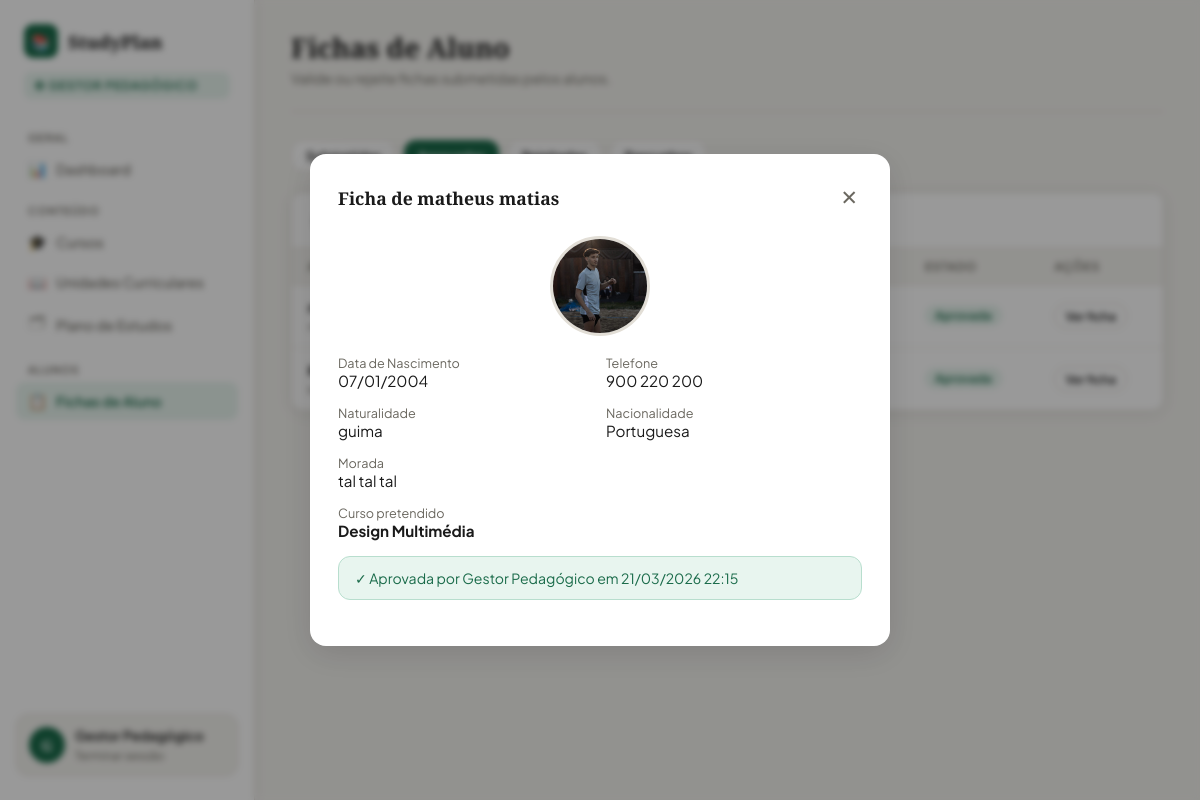
Screenshot of /admin/fichas.php?ver=2&filtro=aprovada (signed in) with the database file from the repository.
### tables this page shows
CREATE TABLE `fichas_aluno` (
  `id` int(11) NOT NULL,
  `utilizador_id` int(11) NOT NULL,
  `curso_id` int(11) DEFAULT NULL,
  `data_nascimento` date DEFAULT NULL,
  `telefone` varchar(20) DEFAULT NULL,
  `morada` text DEFAULT NULL,
  `naturalidade` varchar(100) DEFAULT NULL,
  `nacionalidade` varchar(100) DEFAULT 'Portuguesa',
  `foto` varchar(255) DEFAULT NULL,
  `estado` enum('rascunho','submetida','aprovada','rejeitada') DEFAULT 'rascunho',
  `observacoes` text DEFAULT NULL,
  `validado_por` int(11) DEFAULT NULL,
  `validado_em` timestamp NULL DEFAULT NULL,
  `criado_em` timestamp NOT NULL DEFAULT current_timestamp(),
  `atualizado_em` timestamp NOT NULL DEFAULT current_timestamp() ON UPDATE current_timestamp()
);

CREATE TABLE `utilizadores` (
  `id` int(11) NOT NULL,
  `nome` varchar(150) NOT NULL,
  `email` varchar(150) NOT NULL,
  `senha` varchar(255) NOT NULL,
  `perfil` enum('aluno','funcionario','gestor') NOT NULL DEFAULT 'aluno',
  `ativo` tinyint(1) DEFAULT 1,
  `criado_em` timestamp NOT NULL DEFAULT current_timestamp()
);

CREATE TABLE `cursos` (
  `id` int(11) NOT NULL,
  `nome` varchar(150) NOT NULL,
  `descricao` text DEFAULT NULL,
  `duracao_anos` int(11) DEFAULT 3,
  `ativo` tinyint(1) DEFAULT 1,
  `criado_por` int(11) DEFAULT NULL,
  `criado_em` timestamp NOT NULL DEFAULT current_timestamp()
);

### admin/fichas.php (the view, shortened to what this page needs)
<?php
$db = getDB();
$filtro = $_GET['filtro'] ?? 'submetida';
$fichas = $db->prepare("SELECT f.*,u.nome,u.email,c.nome as curso,v.nome as validador FROM fichas_aluno f JOIN utilizadores u ON f.utilizador_id=u.id LEFT JOIN cursos c ON f.curso_id=c.id LEFT JOIN utilizadores v ON f.validado_por=v.id WHERE f.estado=? ORDER BY f.atualizado_em DESC");
$fichas->execute([$filtro]);
$fichas = $fichas->fetchAll();
$ver = null;
if (isset($_GET['ver'])) {
    $s=$db->prepare("SELECT f.*,u.nome,u.email,c.nome as curso,v.nome as validador FROM fichas_aluno f JOIN utilizadores u ON f.utilizador_id=u.id LEFT JOIN cursos c ON f.curso_id=c.id LEFT JOIN utilizadores v ON f.validado_por=v.id WHERE f.id=?");
    $s->execute([(int)$_GET['ver']]); $ver=$s->fetch();
}
?>
<!DOCTYPE html>
<html lang="pt-PT">
<head><meta charset="UTF-8"><title>Fichas – Gestor</title>
<link rel="stylesheet" href="../assets/css/style.css"></head>
<body>
<div class="layout">
    <?php include 'sidebar.php'; ?>
    <main class="main">
        <div class="topbar"><div><h1>Fichas de Aluno</h1><p>Valide ou rejeite fichas submetidas pelos alunos.</p></div></div>
        <div style="display:flex;gap:8px;margin-bottom:20px;">
            <?php foreach (['submetida'=>'Submetidas','aprovada'=>'Aprovadas','rejeitada'=>'Rejeitadas','rascunho'=>'Rascunhos'] as $k=>$v): ?>
            <a href="fichas.php?filtro=<?= $k ?>" class="btn <?= $filtro===$k?'btn-primary':'btn-secondary' ?> btn-sm" style="<?= $filtro===$k?'width:auto':'' ?>"><?= $v ?></a>
            <?php endforeach; ?>
        </div>
        <div class="card">
            <div class="card-header"><h3>Fichas: <?= ucfirst($filtro) ?> (<?= count($fichas) ?>)</h3></div>
            <?php if ($fichas): ?>
            <table>
                <thead><tr><th>Aluno</th><th>Curso pretendido</th><th>Data</th><th>Estado</th><th>Ações</th></tr></thead>
                <tbody>
                <?php foreach ($fichas as $f): ?>
                <tr>
                    <td><strong><?= htmlspecialchars($f['nome']) ?></strong><br><small style="color:var(--muted)"><?= htmlspecialchars($f['email']) ?></small></td>
                    <td><?= htmlspecialchars($f['curso']??'—') ?></td>
                    <td style="color:var(--muted)"><?= date('d/m/Y',strtotime($f['atualizado_em'])) ?></td>
                    <td><span class="badge estado-<?= $f['estado'] ?>"><?= ucfirst($f['estado']) ?></span></td>
                    <td><a href="fichas.php?ver=<?= $f['id'] ?>&filtro=<?= $filtro ?>" class="btn btn-secondary btn-xs">Ver ficha</a></td>
                </tr>
                <?php endforeach; ?>
                </tbody>
            </table>
            <?php else: ?>
                <div class="empty-state"><div class="empty-icon">📋</div><p>Nenhuma ficha com este estado.</p></div>
            <?php endif; ?>
        </div>
    </main>
</div>
<?php if ($ver): ?>
<div class="modal-overlay open">
    <div class="modal" style="max-width:580px;">
        <div class="modal-header">
            <h3>Ficha de <?= htmlspecialchars($ver['nome']) ?></h3>
            <button class="modal-close" onclick="window.location='fichas.php?filtro=<?= $filtro ?>'">✕</button>
        </div>
        <?php if ($ver['foto']): ?>
            <img src="../assets/uploads/<?= htmlspecialchars($ver['foto']) ?>" class="foto-preview" alt="Foto">
        <?php else: ?>
            <div class="foto-placeholder">👤</div>
        <?php endif; ?>
        <div style="display:grid;grid-template-columns:1fr 1fr;gap:12px;margin:16px 0;">
            <div><small style="color:var(--muted)">Data de Nascimento</small><p><?= $ver['data_nascimento']?date('d/m/Y',strtotime($ver['data_nascimento'])):'—' ?></p></div>
            <div><small style="color:var(--muted)">Telefone</small><p><?= htmlspecialchars($ver['telefone']??'—') ?></p></div>
            <div><small style="color:var(--muted)">Naturalidade</small><p><?= htmlspecialchars($ver['naturalidade']??'—') ?></p></div>
            <div><small style="color:var(--muted)">Nacionalidade</small><p><?= htmlspecialchars($ver['nacionalidade']??'—') ?></p></div>
            <div style="grid-column:1/-1"><small style="color:var(--muted)">Morada</small><p><?= htmlspecialchars($ver['morada']??'—') ?></p></div>
            <div style="grid-column:1/-1"><small style="color:var(--muted)">Curso pretendido</small><p><strong><?= htmlspecialchars($ver['curso']??'—') ?></strong></p></div>
        </div>
        <?php if ($ver['estado']==='submetida'): ?>
        <form method="POST">
            <input type="hidden" name="id" value="<?= $ver['id'] ?>">
            <div class="form-group"><label>Observações / Justificação</label><textarea name="observacoes" placeholder="Registe aqui as suas observações..."></textarea></div>
            <div style="display:flex;gap:10px;">
                <button type="submit" name="acao" value="aprovar" class="btn btn-success" style="flex:1;justify-content:center">✓ Aprovar</button>
                <button type="submit" name="acao" value="rejeitar" class="btn btn-danger" style="flex:1;justify-content:center" onclick="return confirm('Rejeitar esta ficha?')">✕ Rejeitar</button>
            </div>
        </form>
        <?php else: ?>
            <div class="alert <?= $ver['estado']==='aprovada'?'alert-success':'alert-error' ?>">
                <?= $ver['estado']==='aprovada'?'✓ Aprovada':'✕ Rejeitada' ?> por <?= htmlspecialchars($ver['validador']??'—') ?> em <?= $ver['validado_em']?date('d/m/Y H:i',strtotime($ver['validado_em'])):'—' ?>
            </div>
        <?php endif; ?>
    </div>
</div>
<?php endif; ?>
</body>
</html>

### admin/sidebar.php
<?php $p = basename($_SERVER['PHP_SELF'], '.php'); $ini = strtoupper(substr($_SESSION['user_nome']??'G',0,1)); ?>
<aside class="sidebar">
    <div class="sidebar-logo">
        <div class="sidebar-logo-icon">📚</div>
        <span class="sidebar-logo-text">StudyPlan</span>
    </div>
    <div class="sidebar-perfil">⚙ Gestor Pedagógico</div>
    <nav>
        <div class="nav-group">
            <div class="nav-label">Geral</div>
            <a href="dashboard.php" class="nav-item <?= $p==='dashboard'?'active':'' ?>"><span class="nav-icon">📊</span> Dashboard</a>
        </div>
        <div class="nav-group">
            <div class="nav-label">Conteúdo</div>
            <a href="cursos.php" class="nav-item <?= $p==='cursos'?'active':'' ?>"><span class="nav-icon">🎓</span> Cursos</a>
            <a href="ucs.php" class="nav-item <?= $p==='ucs'?'active':'' ?>"><span class="nav-icon">📖</span> Unidades Curriculares</a>
            <a href="plano_estudos.php" class="nav-item <?= $p==='plano_estudos'?'active':'' ?>"><span class="nav-icon">🗂</span> Plano de Estudos</a>
        </div>
        <div class="nav-group">
            <div class="nav-label">Alunos</div>
            <a href="fichas.php" class="nav-item <?= $p==='fichas'?'active':'' ?>"><span class="nav-icon">📋</span> Fichas de Aluno</a>
        </div>
    </nav>
    <div class="sidebar-user">
        <div class="user-avatar"><?= $ini ?></div>
        <div class="user-info">
            <strong><?= htmlspecialchars($_SESSION['user_nome']??'') ?></strong>
            <small><a href="../includes/logout.php" style="color:var(--muted)">Terminar sessão</a></small>
        </div>
    </div>
</aside>

### rows the page displays
fichas_aluno: estado "Aprovada", utilizador.nome "matheus matias", foto (picture), data_nascimento "07/01/2004", telefone "900 220 200", naturalidade "guima", nacionalidade "Portuguesa", morada "tal tal tal", curso.nome "Design Multimédia", validado_por.nome "Gestor Pedagógico", validado_em "21/03/2026 22:15"
fichas_aluno: estado "Aprovada"

### other values shown
$ini "G"
$_SESSION['user_nome'] "Gestor Pedagógico"
